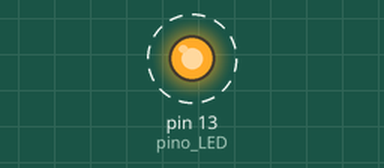
The sketch below on a simulated Arduino Uno, built with avr-gcc and run on an emulated ATmega328P. Shown: output pins drawn as LEDs (lit = HIGH). Dashed ring = blinking.

Above: at 0.2 s.
Timing chart, 0 to 3.0 s (numbered marks = the images above):
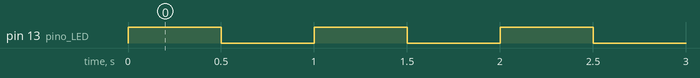

The sketch:

Programa_01.ino
```cpp
// MINICURSO DE ARDUINO
// DIA 1
// 1º PROGRAMA

#define pino_LED 13
// A função setup() é executada apenas um vez
void setup()
{
	pinMode(pino_LED, OUTPUT); // Define que o pino 13 será utilizado como saída
}

// A função loop() é executada repetidamente
void loop()
{
	digitalWrite(pino_LED, HIGH); // Liga o LED
	delay(500);					  // Espera 500 milissegundos

	digitalWrite(pino_LED, LOW); // Desliga o LED
	delay(500);					  // Espera 500 milissegundos
}
```

Measured:
- by itself, pin 13 (pino_LED): alternates HIGH for 0.50 s and LOW for 0.50 s
